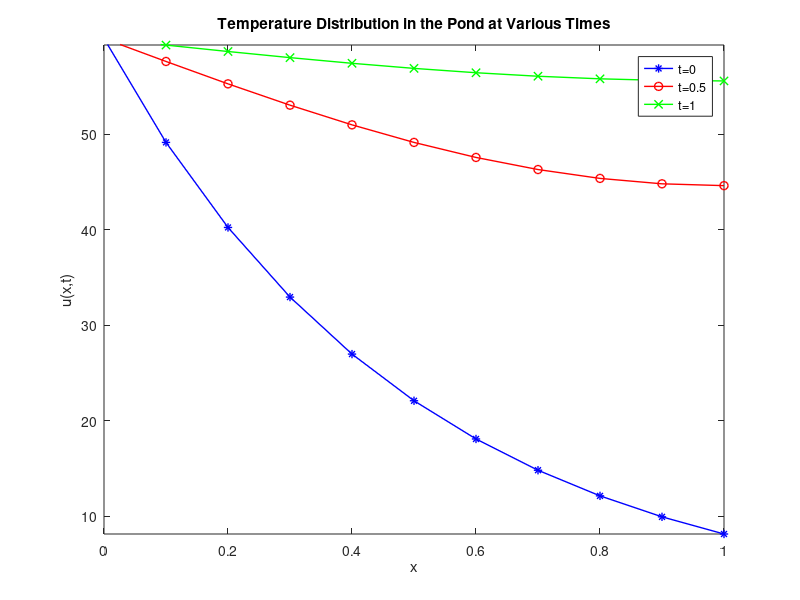
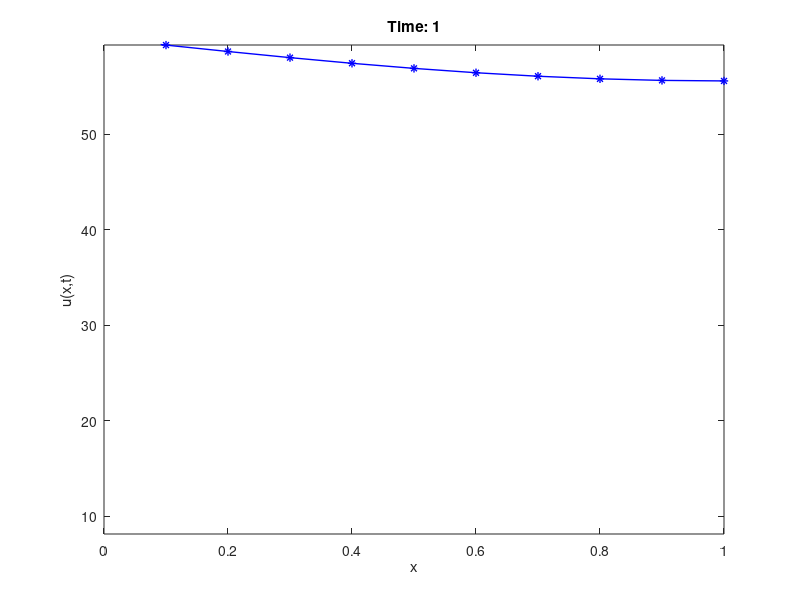

Here is the MATLAB script that generated these plots, in order:
clear all;
clc;

% Parameter values 
L=1; % Depth of pond
C=0.5; % Heating rate
T0=60; % Water temp at pond surface

% Setting up the (x,t) domain & gridsizes
a=0; b=1; % The endpoints of the x interval [0,1]
tInit=0; tFinal=1; % Time interval for which we want to solve the PDE
h=0.1; 
k=0.005;
r=k/(h^2);

% Setting up the table to store the values of u
NumCols = ((b-a)/h);  % Number of columns in the table  
NumRows=((tFinal-tInit)/k)+1;  % Number of rows in the table
u=zeros(NumRows,NumCols);

% Left boundary Condition
%u(:,1)=T0;  This is already incorporated into F

% Initial condition
for i=1:NumCols
    u(1,i)=T0*exp(-2*i*h);
end

% Set up tridiagonal matrix A
n=NumCols;
A=zeros(n,n);
c=2+2*r;
d=-r;
A = diag(c*ones(1,n)) + diag(d*ones(1,n-1),1) + diag(d*ones(1,n-1),-1);
A(n,n-1)=-2*r;

% Set up tridiagonal matrix B
B=zeros(n,n);
e=2-2*r;
B = diag(e*ones(1,n)) + diag(r*ones(1,n-1),1) + diag(r*ones(1,n-1),-1);
B(n,n-1)=2*r;

% Set up column vector F
F = zeros(10, 1);
for i = 1:10
    if i == 1
        F(i, 1) = 2 * C * k * (L - (i * h)) + 2 * r * T0;
    else
        F(i, 1) = 2 * C * k * (L - (i * h));
    end
end

% Compute the solution u from one row to the next                
% Compute the solution u from one row to the next                
for j = 1:NumRows-1
   u(j+1,:) = A\(B*u(j,:)'+F);
end

% Left boundary condition
l = T0*ones(NumRows,1);
uplot = horzcat(l,u);

% Plot the solution at t=0,0.5,and 1
figure(1)

plot(a:h:b,uplot(1,:),'b*-','LineWidth',1)
hold on
plot(a:h:b,uplot(100,:), 'ro-', 'LineWidth',1)
plot(a:h:b,uplot(200,:), 'gx-', 'LineWidth',1)
axis([a b min(u(1,:)) max(u(201,:))]);
xlabel('x');
ylabel('u(x,t)');
title('Temperature Distribution in the Pond at Various Times');
legend('t=0', 't=0.5', 't=1');
hold off

% Plotting solution over time
figure(2)

for j=1:NumRows-1
    plot(a:h:b,uplot(j,:),'b*-','LineWidth',1)
    axis([a b min(u(1,:)) max(u(201,:))])
    xlabel('x')
    ylabel('u(x,t)')
    title(sprintf('Time: %d', j*k));
    hold off
    pause(0.1)
end

fprintf('The temperature at the bottom of the pond at t=1 is %2.4f degrees.', u(NumRows-1,NumCols))